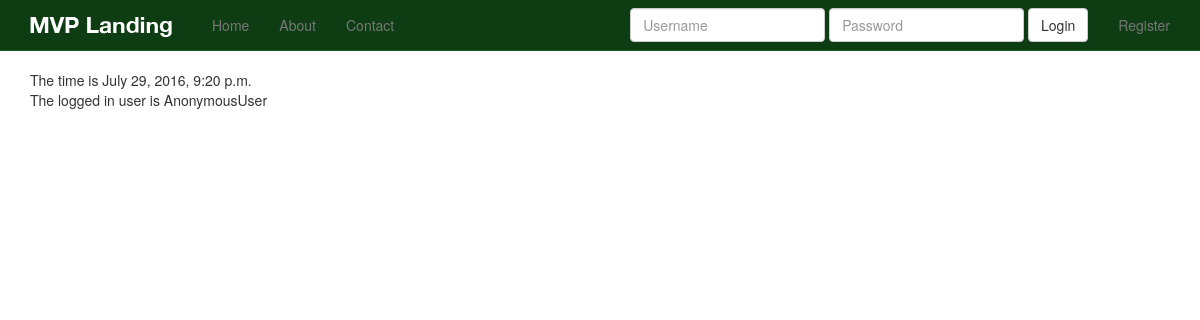
/products/, run on an earlier commit of the app's database.
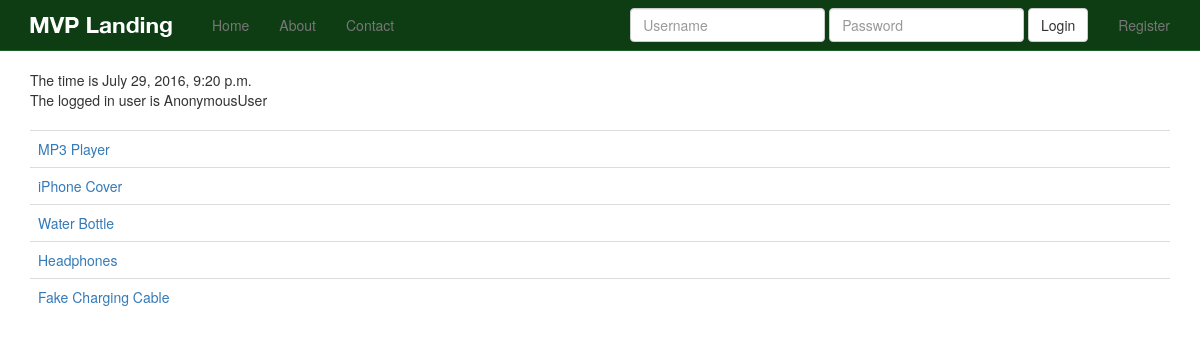
And on a later commit of the database.
### products/models.py (models this page shows, shortened)
class Product(models.Model):
    title = models.CharField(max_length=120)
    description = models.TextField(blank=True, null=True)
    price = models.DecimalField(max_digits=20, decimal_places=2)
    active = models.BooleanField(default=True)
    def get_absolute_url(self):
    	return reverse("product_detail", kwargs={"pk": self.pk})

### products/views.py (the view)
class ProductListView(ListView):
	model = Product
	def get_context_data(self, *args, **kwargs):
		context = super().get_context_data(*args, **kwargs)
		context["now"] = timezone.now()
		return context

### products/templates/products/product_list.html
{% extends "base.html" %}
{% block content %}
The time is {{ now }}<br>
The logged in user is {{ user }}<br>
<br>
<table class="table">
{% for object in object_list %}
<tr>
<td>
	<a href='{{ object.get_absolute_url }}'>{{ object.title }}</a>
</td>
</tr>
{% endfor %}
</table>
{% endblock content %}

### templates/base.html (shortened to what this page needs)
{% load staticfiles %}
<!DOCTYPE html>
<html lang="en">
  <head>
    {% include 'head_css.html' %}
  </head>
  <body>
  {% include 'navbar.html' %}
    <div class="container">
            {% block content %}
            {% endblock %}
    </div>
  </body>
</html>

### templates/head_css.html
{% load staticfiles %}
    <link rel="stylesheet" href="//maxcdn.bootstrapcdn.com/font-awesome/4.3.0/css/font-awesome.min.css">
    <link href="{% static 'css/bootstrap.min.css' %}" rel="stylesheet">
    <link href="{% static 'css/navbar-static-top.css' %}" rel="stylesheet">
     <link href="{% static 'css/custom.css' %}" rel="stylesheet">

### templates/navbar.html (shortened to what this page needs)
   {% load staticfiles %}
    <nav class="navbar navbar-default navbar-static-top">
      <div class="container">
        <div class="navbar-header">
          <a class="navbar-brand" href="{% url 'home' %}"><img src="{% static 'img/mvp_landing_logo.png' %}" /></a>
        </div>
        <div id="navbar" class="navbar-collapse collapse">
          <ul class="nav navbar-nav">
            <li><a href="{% url 'home' %}">Home</a></li>
            <li><a href="{% url 'about' %}">About</a></li>
            <li><a href="{% url 'contact' %}">Contact</a></li>
          </ul>
          <ul class="nav navbar-nav navbar-right">
          {% if request.user.is_authenticated %}
            <li><a href="{% url 'auth_logout' %}">Logout</a></li>
            {% else %}
            <li><a href="{% url 'registration_register' %}">Register</a></li>
            {% endif %}
          </ul>
          {% if not request.user.is_authenticated and not "/accounts/login" in request.get_full_path %}
            <form class='navbar-form navbar-right' method='POST' action='{% url "auth_login" %}'>{% csrf_token %}
              <div class='form-group'>
                  <input type='text' class='form-control' name='username' placeholder='Username' />
              </div>
              <div class='form-group'>
                  <input type='password' class='form-control' name='password' placeholder='Password' />
              </div>
              <button type='submit' class='btn btn-default'>Login</button>
          </form>
          {% endif %}
        </div>
      </div>
    </nav>

### templates/javascript.html (shortened to what this page needs)
{% load staticfiles %}

### static_in_pro/our_static/css/navbar-static-top.css (style rules this page uses)
body { min-height: 1000px; }
.navbar-static-top { margin-bottom: 19px; background-color: #0E3D14; border-color: #1A5F23; }
.navbar-default .navbar-brand { color: #FFF; }

What changed in the data, as far as the page shows it:
added Product: title "MP3 Player"
added Product: title "iPhone Cover"
added Product: title "Water Bottle"
added Product: title "Headphones"
added Product: title "Fake Charging Cable"
